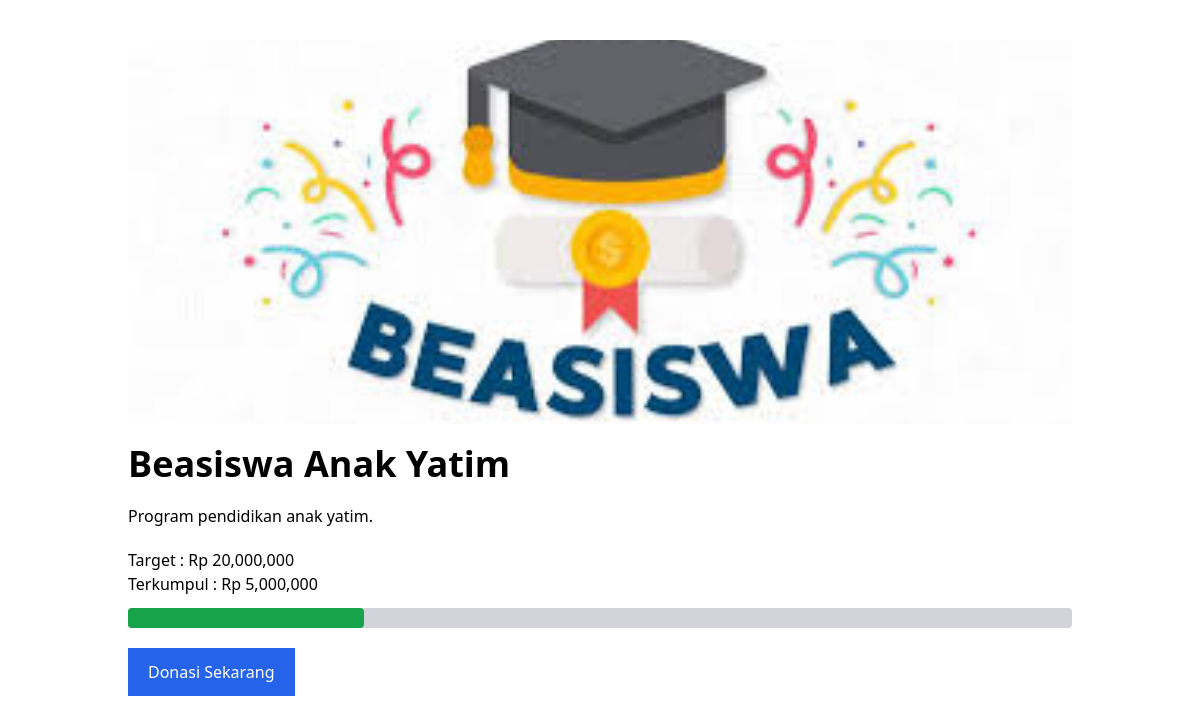
/user/detail_campaign.php?id=2, run on the app's committed database.
### tables this page shows
CREATE TABLE campaign (
id INT AUTO_INCREMENT PRIMARY KEY,
kategori_id INT NOT NULL,
judul VARCHAR(255) NOT NULL,
deskripsi TEXT NOT NULL,
target DECIMAL(15,2) NOT NULL,
terkumpul DECIMAL(15,2) DEFAULT 0,
gambar VARCHAR(255),
deadline DATE,
created_at TIMESTAMP DEFAULT CURRENT_TIMESTAMP,

CONSTRAINT fk_campaign_kategori
FOREIGN KEY (kategori_id)
REFERENCES kategori(id)
ON DELETE CASCADE
ON UPDATE CASCADE

);

### user/detail_campaign.php (the view, shortened to what this page needs)
<?php
include "../config/koneksi.php";
$id = $_GET['id'];
$data = mysqli_fetch_assoc(
mysqli_query($conn,"
SELECT *
FROM campaign
WHERE id='$id'
")
);
$persen = 0;
if($data['target'] > 0){
    $persen = ($data['terkumpul'] / $data['target']) * 100;
}
?>
<!DOCTYPE html>
<html>
<head>
<script src="https://cdn.tailwindcss.com"></script>
</head>
<body>
<div class="container mx-auto p-10">
<img
src="../uploads/<?= $data['gambar'] ?>"
class="w-full h-96 object-cover rounded">
<h1 class="text-4xl font-bold mt-5">
<?= $data['judul'] ?>
</h1>
<p class="mt-5">
<?= $data['deskripsi'] ?>
</p>
<div class="mt-5">
<p>
Target :
Rp <?= number_format($data['target']) ?>
</p>
<p>
Terkumpul :
Rp <?= number_format($data['terkumpul']) ?>
</p>
<div class="w-full bg-gray-300 h-5 rounded mt-3">
<div
class="bg-green-600 h-5 rounded"
style="width:<?= $persen ?>%">
</div>
</div>
</div>
<a
href="donasi.php?id=<?= $data['id'] ?>"
class="bg-blue-600 text-white px-5 py-3 inline-block mt-5">
Donasi Sekarang
</a>
</div>
</body>
</html>

### data on the page
campaign: gambar (picture), judul "Beasiswa Anak Yatim", deskripsi "Program pendidikan anak yatim.", target "20,000,000", terkumpul "5,000,000"
